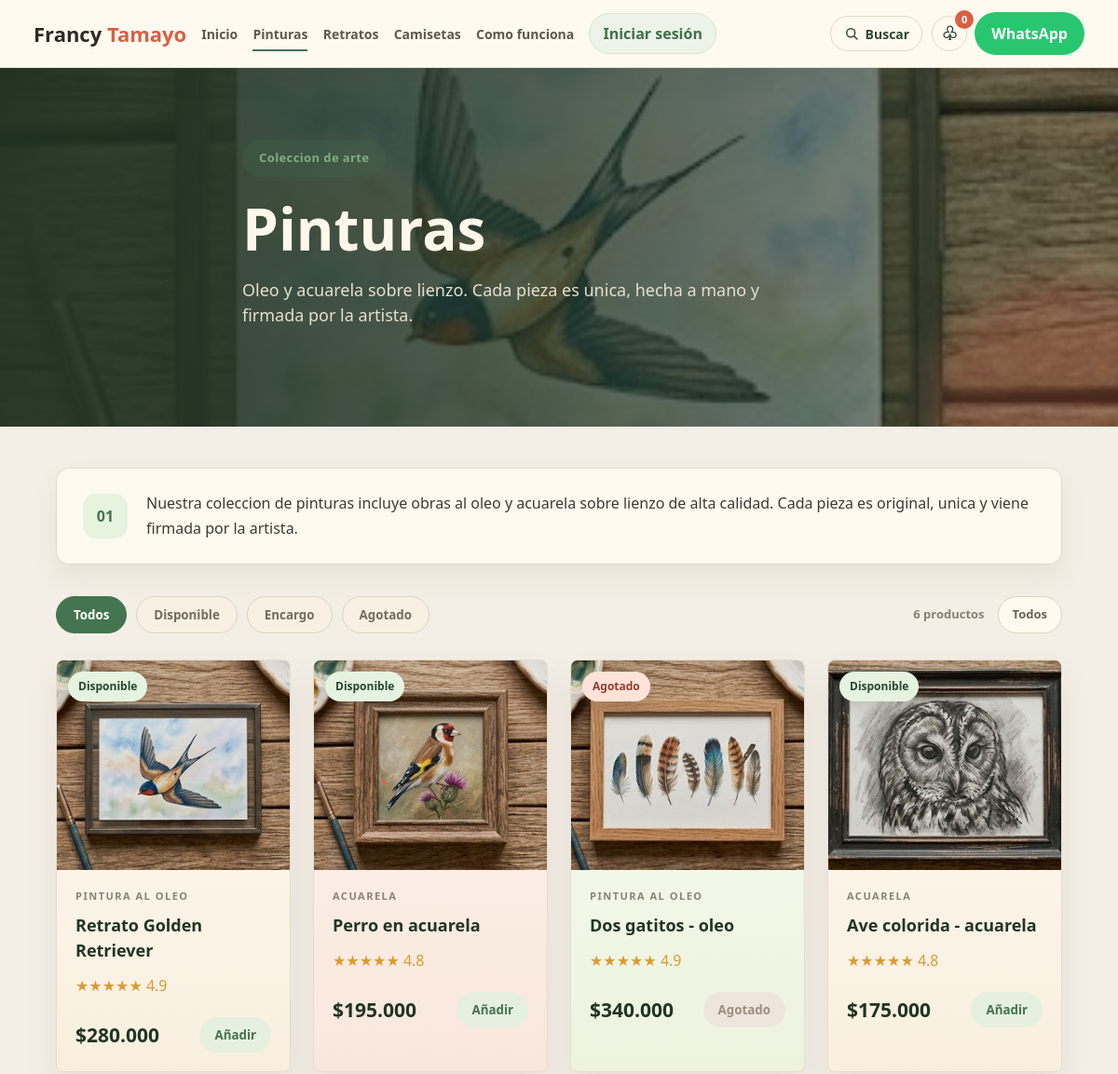
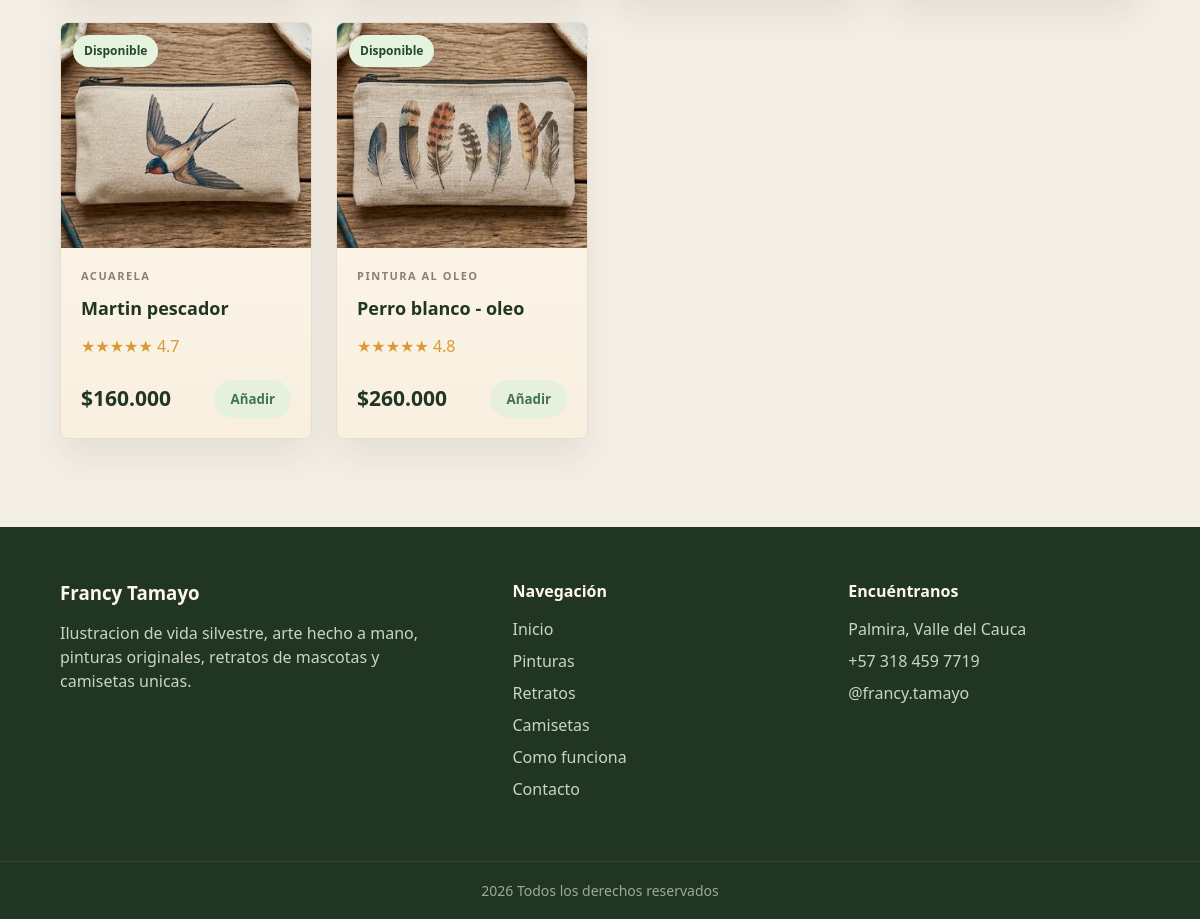
/pinturas.php, run on the app's committed database (2 pictures, top to bottom).
### tables this page shows
CREATE TABLE IF NOT EXISTS productos (
  id INT AUTO_INCREMENT PRIMARY KEY,
  nombre VARCHAR(120) NOT NULL,
  categoria ENUM('pinturas','retratos','camisetas') NOT NULL,
  tipo VARCHAR(80) NOT NULL,
  descripcion TEXT NULL,
  precio DECIMAL(10,2) NOT NULL DEFAULT 0,
  imagen VARCHAR(255) NOT NULL,
  estado ENUM('disponible','encargo','agotado') NOT NULL DEFAULT 'disponible',
  rating DECIMAL(2,1) NOT NULL DEFAULT 4.8,
  destacado TINYINT(1) NOT NULL DEFAULT 0,
  activo TINYINT(1) NOT NULL DEFAULT 1,
  orden INT NOT NULL DEFAULT 0,
  fecha_creacion TIMESTAMP DEFAULT CURRENT_TIMESTAMP,
  UNIQUE KEY uq_producto_nombre (nombre)
);

### include/funciones.php (called while the page is built, shortened)
<?php
function incluirTemplates(string $nombre): void {
    include __DIR__ . "/templates/$nombre.php";
}

### include/productos.php (the view, shortened to what this page needs)
<?php
function obtenerProductos(?string $categoria = null, bool $soloActivos = true, ?string $estado = null): array
{
    try {
        $db = conectarDB();
        $condiciones = [];
        $tipos = '';
        $valores = [];
        if ($soloActivos) {
            $condiciones[] = 'activo = 1';
        }
        if ($categoria !== null) {
            $condiciones[] = 'categoria = ?';
            $tipos .= 's';
            $valores[] = $categoria;
        }
        $sql = 'SELECT * FROM productos';
        if ($condiciones) {
            $sql .= ' WHERE ' . implode(' AND ', $condiciones);
        }
        $sql .= ' ORDER BY orden ASC, id ASC';
        $stmt = $db->prepare($sql);
        if ($valores) {
            $stmt->bind_param($tipos, ...$valores);
        }
        $stmt->execute();
        return $stmt->get_result()->fetch_all(MYSQLI_ASSOC);
    } catch (Throwable $error) {
        return productosBase($categoria, $soloActivos, $estado);
    }
}
function formatearPrecioProducto(array $producto): string
{
    $precio = '$' . number_format((float) $producto['precio'], 0, ',', '.');
    return $producto['estado'] === 'encargo' ? 'Desde ' . $precio : $precio;
}
function etiquetaEstadoProducto(array $producto): string
{
    return match ($producto['estado']) {
        'encargo' => 'Por encargo',
        'agotado' => 'Agotado',
        default => 'Disponible',
    };
}
function claseEstadoProducto(array $producto): string
{
    return match ($producto['estado']) {
        'disponible' => 'available',
        default => 'custom',
    };
}
function renderizarTarjetaProducto(array $producto, bool $enlaceCategoria = false): void
{
    $nombre = htmlspecialchars($producto['nombre']);
    $tipo = htmlspecialchars($producto['tipo']);
    $imagen = htmlspecialchars($producto['imagen']);
    $estado = htmlspecialchars(etiquetaEstadoProducto($producto));
    $claseEstado = htmlspecialchars(claseEstadoProducto($producto));
    $rating = number_format((float) $producto['rating'], 1);
    $precio = formatearPrecioProducto($producto);
    $deshabilitado = $producto['estado'] === 'agotado' ? ' disabled' : '';
    $textoBoton = $producto['estado'] === 'agotado' ? 'Agotado' : ($producto['estado'] === 'encargo' ? 'Encargar' : 'Añadir');
    $urlCategoria = BASE_URL . $producto['categoria'] . '.php';
    ?>
    <article class="product-card">
        <div class="product-image">
            <span class="badge <?= $claseEstado ?>"><?= $estado ?></span>
            <img src="<?= BASE_URL . $imagen ?>" alt="<?= $nombre ?>">
        </div>
        <div class="product-body">
            <span><?= $tipo ?></span>
            <h3><?= $nombre ?></h3>
            <p class="rating">★★★★★ <?= $rating ?></p>
            <div class="product-footer">
                <strong><?= $precio ?></strong>
                <?php if ($enlaceCategoria): ?>
                    <a href="<?= $urlCategoria ?>">Ver mas</a>
                <?php else: ?>
                    <button class="add-to-cart" data-product="<?= $nombre ?>" data-category="<?= $tipo ?>" data-price="<?= (float) $producto['precio'] ?>" data-image="<?= $imagen ?>"<?= $deshabilitado ?>><?= $textoBoton ?></button>
                <?php endif; ?>
            </div>
        </div>
    </article>
    <?php
}

### include/templates/header.php (shortened to what this page needs)
<!doctype html>
<html lang="es">
<head>
<link rel="stylesheet" href="<?php echo BASE_URL;?>assets/css/app.css?v=15">
<link rel="stylesheet" href="https://cdn.datatables.net/2.0.8/css/dataTables.dataTables.min.css">
<link rel="stylesheet" href="https://cdn.datatables.net/responsive/3.0.2/css/responsive.dataTables.min.css">
</head>
<body>
<header class="header">
<div class="container nav">
<div class="logo">Francy <span>Tamayo</span></div>
<?php $paginaActual = basename($_SERVER['PHP_SELF']); ?>
<nav class="main-nav" aria-label="Navegación principal">
<a href="<?php echo BASE_URL;?>index.php" class="<?php echo $paginaActual === 'index.php' ? 'active' : ''; ?>">Inicio</a>
<a href="<?php echo BASE_URL;?>pinturas.php" class="<?php echo $paginaActual === 'pinturas.php' ? 'active' : ''; ?>">Pinturas</a>
<a href="<?php echo BASE_URL;?>retratos.php" class="<?php echo $paginaActual === 'retratos.php' ? 'active' : ''; ?>">Retratos</a>
<a href="<?php echo BASE_URL;?>camisetas.php" class="<?php echo $paginaActual === 'camisetas.php' ? 'active' : ''; ?>">Camisetas</a>
<a href="<?php echo BASE_URL;?>como-funciona.php" class="<?php echo $paginaActual === 'como-funciona.php' ? 'active' : ''; ?>">Como funciona</a>
<?php if (!empty($_SESSION['login'])): ?>
<div class="nav-session">
<a href="<?= BASE_URL; ?>admin/index.php" class="nav-user" title="Panel de <?= htmlspecialchars($_SESSION['usuario']); ?>"><span class="nav-user-icon" aria-hidden="true">👤</span><span class="nav-user-name"><?= htmlspecialchars($_SESSION['usuario']); ?></span></a>
<form class="nav-logout" method="POST" action="<?= BASE_URL; ?>admin/logout.php">
<input type="hidden" name="csrf_token" value="<?= htmlspecialchars(csrfToken()) ?>">
<button type="submit" class="btn-salir">Cerrar sesión</button>
</form>
</div>
<?php else: ?>
<div class="nav-session"><a href="<?= BASE_URL; ?>admin/login.php" class="btn-admin">
Iniciar sesión
</a></div>
<?php endif; ?>
</nav>
<div class="nav-actions">
<div class="nav-tools" aria-label="Herramientas de compra">
<a href="<?php echo BASE_URL;?>buscador.php" class="nav-search <?php echo $paginaActual === 'buscador.php' ? 'active' : ''; ?>" aria-label="Buscar productos"><svg viewBox="0 0 24 24" aria-hidden="true"><circle cx="11" cy="11" r="6"></circle><path d="m16 16 4 4"></path></svg><span class="nav-search-label">Buscar</span></a>
<a href="<?php echo BASE_URL;?>carrito.php" class="nav-cart <?php echo $paginaActual === 'carrito.php' ? 'active' : ''; ?>" aria-label="Ver carrito">♧<span class="cart-count" data-cart-count>0</span></a>
</div>
<a target="_blank" href="https://wa.me/573184597719" class="btn-nav">WhatsApp</a>
</div>
</div>
</header>

### pinturas.php
<?php
require 'include/funciones.php';
require 'include/productos.php';
$estadoFiltro = $_GET['estado'] ?? '';
$estadosValidos = ['disponible', 'encargo', 'agotado'];
if (!in_array($estadoFiltro, $estadosValidos, true)) $estadoFiltro = '';
$productos = obtenerProductos('pinturas', true, $estadoFiltro ?: null);
incluirTemplates('header');
?>
<main class="category-page category-paintings">
    <section class="category-hero">
        <div class="container category-hero-content">
            <span class="category-pill">Coleccion de arte</span>
            <h1>Pinturas</h1>
            <p>Oleo y acuarela sobre lienzo. Cada pieza es unica, hecha a mano y firmada por la artista.</p>
        </div>
    </section>
    <section class="category-store">
        <div class="container">
            <div class="category-note">
                <span class="note-icon">01</span>
                <p>Nuestra coleccion de pinturas incluye obras al oleo y acuarela sobre lienzo de alta calidad. Cada pieza es original, unica y viene firmada por la artista.</p>
            </div>
            <div class="store-toolbar">
                <form class="filter-list" method="GET" aria-label="Filtrar pinturas por disponibilidad">
                    <button class="filter <?= $estadoFiltro === '' ? 'active' : '' ?>" type="submit" name="estado" value="">Todos</button>
                    <button class="filter <?= $estadoFiltro === 'disponible' ? 'active' : '' ?>" type="submit" name="estado" value="disponible">Disponible</button>
                    <button class="filter <?= $estadoFiltro === 'encargo' ? 'active' : '' ?>" type="submit" name="estado" value="encargo">Encargo</button>
                    <button class="filter <?= $estadoFiltro === 'agotado' ? 'active' : '' ?>" type="submit" name="estado" value="agotado">Agotado</button>
                </form>
                <div class="store-count">
                    <span><?= count($productos) ?> productos</span>
                    <strong><?= $estadoFiltro ? ucfirst($estadoFiltro) : 'Todos' ?></strong>
                </div>
            </div>
            <div class="product-grid category-products">
                <?php foreach ($productos as $producto): ?>
                    <?php renderizarTarjetaProducto($producto); ?>
                <?php endforeach; ?>
            </div>
        </div>
    </section>
</main>
<?php include 'include/templates/footer.php'; ?>

### include/templates/footer.php (shortened to what this page needs)
<footer class="footer">
<div class="footer-content container">
<div>
<h3>Francy Tamayo</h3>
<p>Ilustracion de vida silvestre, arte hecho a mano, pinturas originales, retratos de mascotas y camisetas unicas.</p>
</div>
<div>
<h4>Navegación</h4>
<a href="<?php echo BASE_URL; ?>index.php">Inicio</a>
<a href="<?php echo BASE_URL; ?>pinturas.php">Pinturas</a>
<a href="<?php echo BASE_URL; ?>retratos.php">Retratos</a>
<a href="<?php echo BASE_URL; ?>camisetas.php">Camisetas</a>
<a href="<?php echo BASE_URL; ?>como-funciona.php">Como funciona</a>
<a href="<?php echo BASE_URL; ?>contacto.php">Contacto</a>
</div>
<div>
<h4>Encuéntranos</h4>
<p>Palmira, Valle del Cauca</p>
<p>+57 318 459 7719</p>
<p>@francy.tamayo</p>
</div>
</div>
<div class="footer-bottom">
<?php echo date ('Y')?> Todos los derechos reservados
</div>
</footer>
</body>
</html>

### assets/css/base/global.css (style rules this page uses)
html, body { background-color:#050505; background-image: linear-gradient(rgba(255,255,255,.035) 1px, transparent 1px), linear-gradient(90deg, rgba(255,255,255,.035) 1px, transparent 1px), url('../../imagenes/137042075-grid-square-graph-line-full-page-on-black-paper-background-paper-grid-square-graph-line-texture-of.jpg'); background-size:32px 32px; background-attachment:fixed; }
body { color:#fff; line-height:1.5; }
body::before { content:""; position:fixed; inset:0; pointer-events:none; background:radial-gradient(circle at top, rgba(0,208,132,.05), transparent 35%); z-index:-1; }
a { color:inherit; text-decoration:none; transition:.35s; }
img { width:100%; display:block; transition:.5s; }
section { padding:110px 0; }
.container { width:90%; max-width:1200px; margin:auto; }

### assets/css/layout/header.css (style rules this page uses)
.nav { min-height:72px; display:flex; align-items:center; justify-content:space-between; gap:16px; width:94%; max-width:1320px; }
.logo { color:#2f2a21; font-size:22px; font-weight:900; letter-spacing:0; text-shadow:none; white-space:nowrap; }
.logo span { color:#d95f45; }
.main-nav { display:flex; align-items:center; flex:1; min-width:0; gap:clamp(11px, 1.35vw, 21px); }
.main-nav > a { position:relative; color:#5f574b; font-size:14px; font-weight:800; }
.main-nav > a::after { content:""; position:absolute; left:0; bottom:-8px; width:0; height:2px; background:#447451; transition:.35s; }
.main-nav > a:hover::after, .main-nav > a.active::after { width:100%; }
.nav-user, .main-nav .btn-admin, .main-nav .btn-salir { display:inline-flex; align-items:center; justify-content:center; padding:9px 14px; border-radius:999px; font-weight:900; }
.nav-user, .main-nav .btn-admin { background:#edf3e8; color:#3d7149; border:1px solid #d8e5d1; }
.nav-user::after, .main-nav .btn-admin::after, .main-nav .btn-salir::after { display:none; }
.btn-nav { padding:11px 18px; border-radius:999px; background:#28c76f; color:#fff; font-weight:900; box-shadow:none; }
.nav-session, .nav-actions { display:flex; align-items:center; gap:8px; flex-shrink:0; }
.nav-tools { display:flex; align-items:center; gap:10px; }
.nav-search, .nav-cart { display:inline-flex; align-items:center; justify-content:center; min-width:38px; height:38px; padding:0 13px; border:1px solid #e2d7c7; border-radius:999px; color:#2f4935; font-size:14px; font-weight:900; position:relative; gap:6px; }
.nav-search svg { width:18px; height:18px; fill:none; stroke:currentColor; stroke-linecap:round; stroke-width:2; }
.nav-cart { width:38px; padding:0; border-radius:50%; font-size:20px; }
.cart-count { position:absolute; top:-7px; right:-8px; min-width:20px; height:20px; padding:0 5px; border-radius:999px; background:#d95f45; color:#fff; font-size:11px; line-height:20px; text-align:center; }

### assets/css/layout/footer.css (style rules this page uses)
.footer-content { padding:52px 0; display:grid; grid-template-columns:1.4fr 1fr 1fr; gap:44px; }
.footer h3, .footer h4 { color:#fff8ea; margin-bottom:14px; }
.footer p, .footer a { color:#cbd4c4; margin-bottom:8px; display:block; max-width:390px; }
.footer-bottom { text-align:center; padding:18px; border-top:1px solid rgba(255,255,255,.08); color:#9eaa98; font-size:14px; }

### assets/css/componentes/ui.css (style rules this page uses)
.btn-nav { padding:11px 18px; border-radius:999px; background:#28c76f; color:#fff; font-weight:900; box-shadow:none; }

### assets/css/paginas/semana6.css (style rules this page uses)
.search-card .product-footer button,.add-to-cart { border:0;background:#e6f0df;color:#447451;padding:10px 16px;border-radius:999px;font-weight:900;cursor:pointer }
.add-to-cart:disabled { cursor:not-allowed;background:#eee6dc;color:#9b8f80 }

### data on the page
productos: estado "Disponible", imagen (picture), tipo "PINTURA AL OLEO", nombre "Retrato Golden Retriever", rating "4.9", precio "$280.000", estado "Añadir"
productos: estado "Disponible", imagen (picture), tipo "ACUARELA", nombre "Perro en acuarela", rating "4.8", precio "$195.000", estado "Añadir"
productos: estado "Agotado", imagen (picture), tipo "PINTURA AL OLEO", nombre "Dos gatitos - oleo", rating "4.9", precio "$340.000"
productos: estado "Disponible", imagen (picture), tipo "ACUARELA", nombre "Ave colorida - acuarela", rating "4.8", precio "$175.000", estado "Añadir"
productos: estado "Disponible", imagen (picture), tipo "ACUARELA", nombre "Martin pescador", rating "4.7", precio "$160.000", estado "Añadir"
productos: estado "Disponible", imagen (picture), tipo "PINTURA AL OLEO", nombre "Perro blanco - oleo", rating "4.8", precio "$260.000", estado "Añadir"

### other printed values
count($productos) "6"
date ('Y') "2026"
